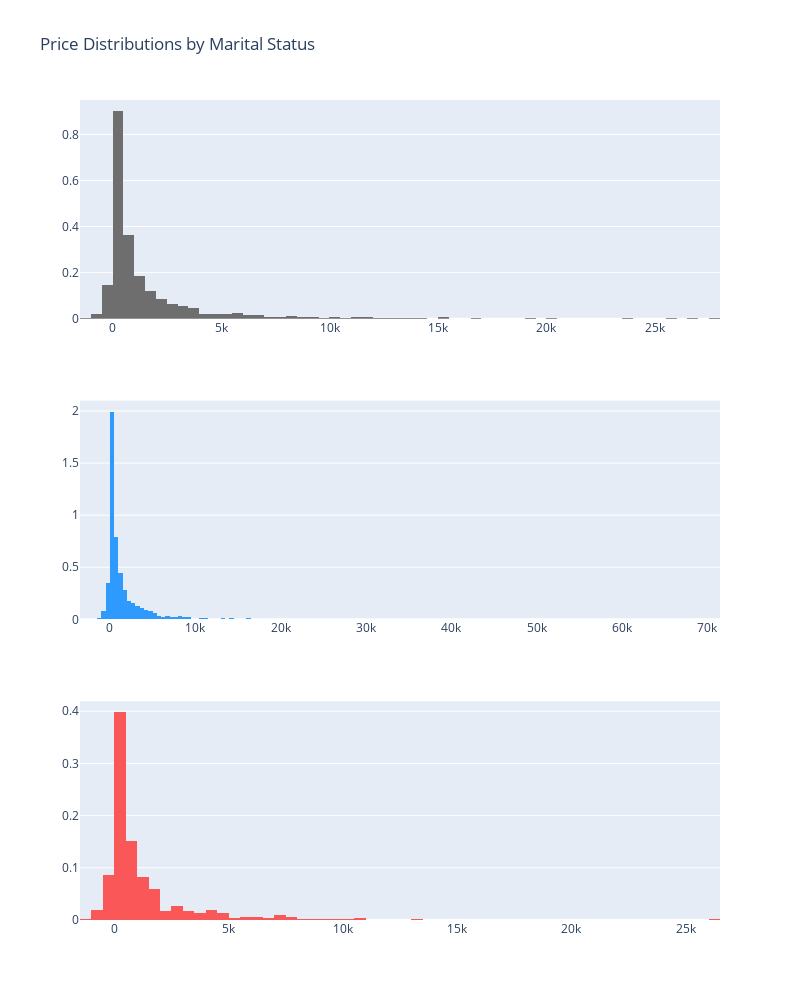

Write notebook code for a chart like this one.
### Code cell
# Distribution of Balances by Marital status
single = df['balance'].loc[df['marital'] == 'single'].values
married = df['balance'].loc[df['marital'] == 'married'].values
divorced = df['balance'].loc[df['marital'] == 'divorced'].values


single_dist = go.Histogram(
    x=single,
    histnorm='density', 
    name='single',
    marker=dict(
        color='#6E6E6E'
    )
)


married_dist = go.Histogram(
    x=married,
    histnorm='density', 
    name='married',
    marker=dict(
        color='#2E9AFE'
    )
)

divorced_dist = go.Histogram(
    x=divorced,
    histnorm='density', 
    name='divorced',
    marker=dict(
        color='#FA5858'
    )
)


fig = tools.make_subplots(rows=3, print_grid=False)

fig.append_trace(single_dist, 1, 1)
fig.append_trace(married_dist, 2, 1)
fig.append_trace(divorced_dist, 3, 1)


fig['layout'].update(showlegend=False, title="Price Distributions by Marital Status",
                    height=1000, width=800)

iplot(fig, filename='custom-sized-subplot-with-subplot-titles')

### Figure 1 — Plotly figure (JSON) as saved in the notebook; plotly's stock layout.template omitted (floating-point values rounded to 4 significant figures; data arrays with more than 128 entries replaced by an {"elided": "..."} marker saying what was removed)
{"data": [{"histnorm": "density", "marker": {"color": "#6E6E6E"}, "name": "single", "type": "histogram", "x": {"elided": "1108 int values"}, "xaxis": "x", "yaxis": "y"}, {"histnorm": "density", "marker": {"color": "#2E9AFE"}, "name": "married", "type": "histogram", "x": {"elided": "2539 int values"}, "xaxis": "x2", "yaxis": "y2"}, {"histnorm": "density", "marker": {"color": "#FA5858"}, "name": "divorced", "type": "histogram", "x": {"elided": "482 int values"}, "xaxis": "x3", "yaxis": "y3"}], "layout": {"height": 1000, "showlegend": false, "title": {"text": "Price Distributions by Marital Status"}, "width": 800, "xaxis": {"anchor": "y", "domain": [0, 1]}, "xaxis2": {"anchor": "y2", "domain": [0, 1]}, "xaxis3": {"anchor": "y3", "domain": [0, 1]}, "yaxis": {"anchor": "x", "domain": [0.7333, 1]}, "yaxis2": {"anchor": "x2", "domain": [0.3667, 0.6333]}, "yaxis3": {"anchor": "x3", "domain": [0, 0.2667]}}}
